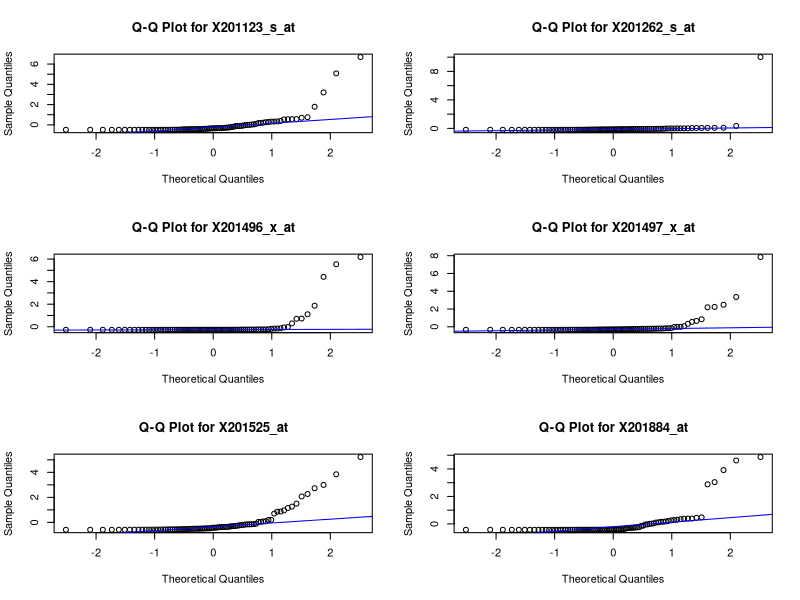
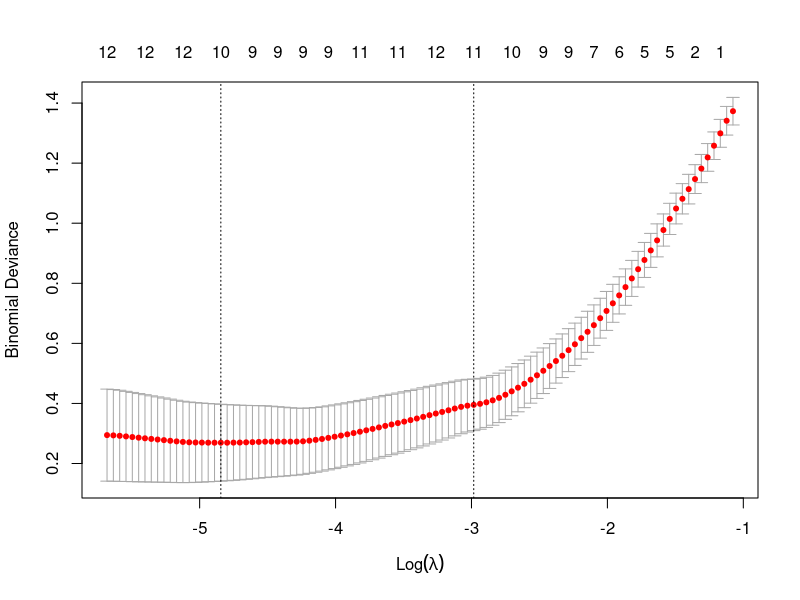
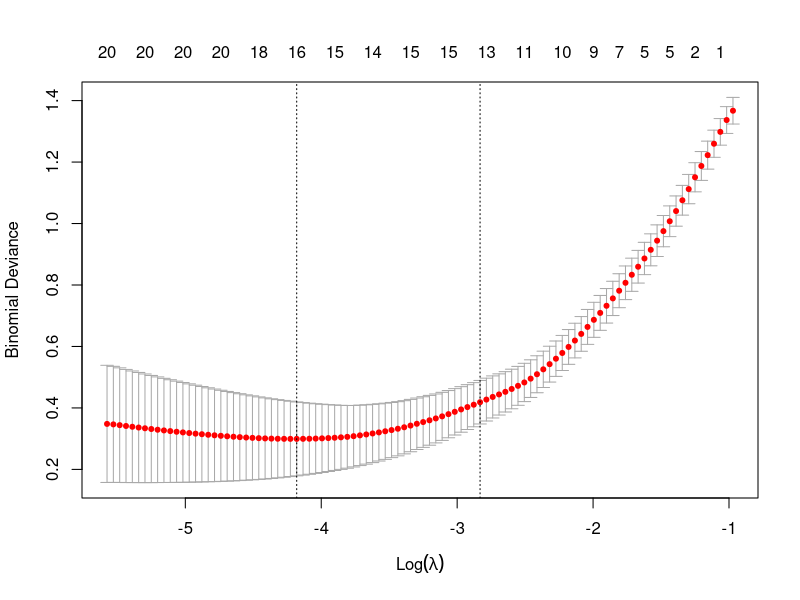
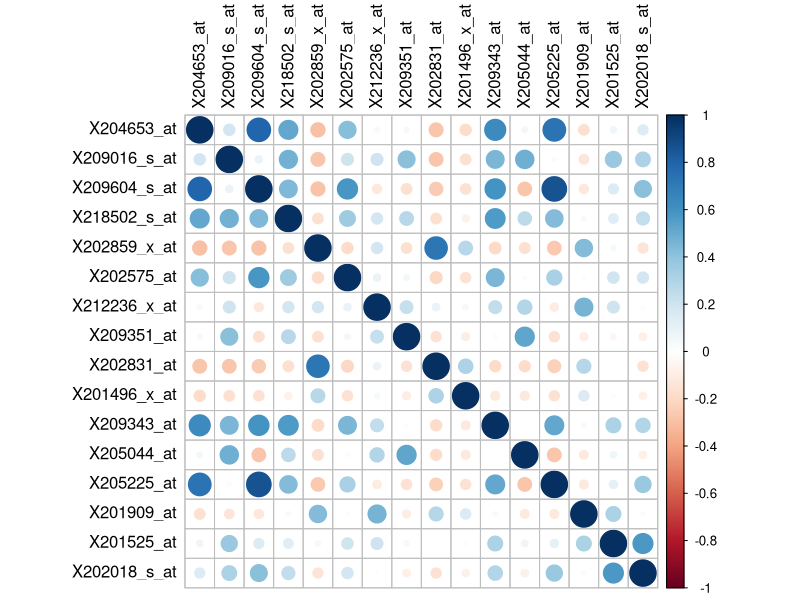
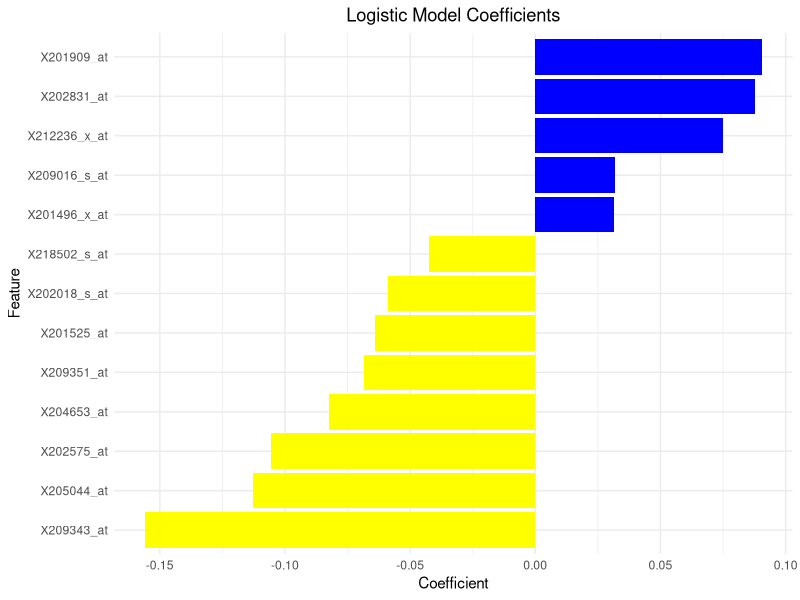

Source code (R) for these figures, in order:

#install.packages("MASS")

library(tidyverse)
library(caret)
library(glmnet)
library(pROC)
library(corrplot)
library(MASS)
library(ggplot2)

#================= Setting Working Directory and seed =================#
setwd("C://Users//surya//Desktop//Karan//Sem2//AppliedStatisticalModelling//FinalAssignment//HelperCode")
getwd()
set.seed(111)

#================= Read data =================#
data <- read.csv("chowdary.csv")
data <- data[, -1]

print(summary(data))


#================= Checking Null/Missing data =================#
missing_values <- sum(is.na(data))
cat("\n\nMissing values :", missing_values)


#================= Scaling all numeric columns in data =================#
numeric_columns <- data %>% select_if(is.numeric) %>% names()
data_normalized <- data %>% mutate(across(all_of(numeric_columns), scale))


#================= Modifyng predicted variable(tumour) in data =================#
#================= if tumour == B -> then tumour = 0 =================#
#================= if tumour == C -> then tumour = 1 =================#
data_normalized$tumour <- ifelse(data_normalized$tumour == "B", 0, 1)
print(head(data_normalized))


#================= Splitting data into Train and Test set =================#
train_index <- createDataPartition(data_normalized$tumour, p = 0.8, list = FALSE)

train_data <- data_normalized[train_index, ]
test_data <- data_normalized[-train_index, ]


#================= Separating features and predicted variable in Train data =================#
x_train <- model.matrix(tumour ~ ., data = train_data)[,-1]
y_train <- train_data$tumour


#================= Separating features and predicted variable in Test data =================#
x_test <- model.matrix(tumour ~ ., data = test_data)[,-1]
y_test <- test_data$tumour


#=======================================================#
#================= Normalization Tests =================#
#=======================================================#


#================= Shapiro-Wilk test on numeric columns =================#
shapiro_results <- sapply(train_data[, numeric_columns], function(x) shapiro.test(x)$p.value)

print(shapiro_results)

#================= Check variables do not follow a normal distribution =================#
cat("\n\nTotal Features to be tested for normal distribution:", ncol(train_data[, numeric_columns]))

non_normal_vars <- names(shapiro_results)[shapiro_results < 0.05]
cat("\n\nVariables that do not follow a normal distribution are: ", length(non_normal_vars))

#================= Q-Q plots for non-normal variables =================#
num_qq_plots <- 6
selected_non_normal_vars <- non_normal_vars[1:num_qq_plots]

par(mfrow = c(3, 2))

for (var in selected_non_normal_vars) {
  qqnorm(train_data[[var]], main = paste("Q-Q Plot for", var))
  qqline(train_data[[var]], col = "blue")
}


#=====================================================#
#================= Feature Selection =================#
#=====================================================#


#================= Lasso Regression =================#
cvfit_lasso <- cv.glmnet(x_train, y_train, alpha = 1, family = "binomial", nfolds = 10)

#================= Plot the cross-validation results for Lasso Regression =================#
par(mfrow = c(1, 1))
plot(cvfit_lasso)


#================= Compute Lasso model using Tuned Hyper-parameter =================#
best_lambda_lasso <- cvfit_lasso$lambda.min

cat("\n\nBest lambda for Lasso Model:", best_lambda_lasso)
model_lasso <- glmnet(x_train, y_train, family = "binomial", alpha = 1, lambda = best_lambda_lasso)


#================= Extract coefficients from the Lasso model =================#
coefficients_lasso <- coef(model_lasso) 
coefficients_lasso <- coefficients_lasso[-1, ]
coefficients_lasso <- coefficients_lasso[order(abs(coefficients_lasso), decreasing = TRUE)]

selected_features_lasso <- coefficients_lasso != 0
selected_coefficients_lasso <- coefficients_lasso[selected_features_lasso]
selected_feature_names_lasso <- names(selected_coefficients_lasso)

cat("\n\nNumber of features selected using Lasso Regression:", sum(coefficients_lasso != 0)) 
cat("\n\nFeatures selected using Lasso Regression: \n")
print(matrix(selected_feature_names_lasso, ncol=1))


#================= Elastic-Net Regression =================#
cvfit_en <- cv.glmnet(x_train, y_train, alpha = 0.9, family = "binomial", nfolds = 10)

#================= Plot the cross-validation results for Elastic-Net Regression =================#
par(mfrow = c(1, 1))
plot(cvfit_en)

#================= Compute Elastic-Net model using Tuned Hyper-parameter =================#
best_lambda_en <- cvfit_en$lambda.min

cat("\n\nBest lambda for Elastic-Net Model:", best_lambda_en)
model_en <- glmnet(x_train, y_train, family = "binomial", alpha = 0.9, lambda = best_lambda_en)


#================= Extract coefficients from the Elastic-Net model =================#
coefficients_en <- coef(model_en) 
coefficients_en <- coefficients_en[-1, ]
coefficients_en <- coefficients_en[order(abs(coefficients_en), decreasing = TRUE)]

selected_features_en <- coefficients_en != 0
selected_coefficients_en <- coefficients_en[selected_features_en]
selected_feature_names_en <- names(selected_coefficients_en)

cat("\n\nNumber of features selected using Elastic-Net Regression:", sum(coefficients_en != 0)) 
cat("\n\nFeatures selected using Elastic-Net Regression: \n")
print(matrix(selected_feature_names_en, ncol=1))



#=====================================================#
#================= Final Model =================#
#=====================================================#

#================= Select Intersection of Features =================#
final_feature_set <- union(selected_feature_names_lasso, selected_feature_names_en)
cat("\n\nNumber of features selected using Feature Selection:", length(final_feature_set)) 
cat("\n\nFeatures selected using Feature Selection: \n")
print(matrix(final_feature_set, ncol=1))



#================= Co-relation Plot for Final Features =================#
train_data_final_features <- train_data[, unique(c("tumour", final_feature_set))]
test_data_final_features <- test_data[, unique(c("tumour", final_feature_set))]

cor_matrix <- cor(train_data_final_features[, !names(train_data_final_features) %in% c("tumour")])
corrplot(cor_matrix, method = "circle", type = "full", tl.col = "black")

# find indices of highly correlated variables
high_cor_idx <- findCorrelation(abs(cor_matrix), cutoff = 0.7)

# extract names of highly correlated variables
high_cor_vars <- names(train_data_final_features)[-1][high_cor_idx]

# print names of highly correlated variables
print(high_cor_vars)

#================= Train Logistic Regression model using Final Features =================#
train_data_final_features <- train_data_final_features[, !names(train_data_final_features) %in% high_cor_vars]
test_data_final_features <- test_data_final_features[, !names(test_data_final_features) %in% high_cor_vars]


logistic_regression_model <- glm(tumour ~ ., data = train_data_final_features)

print(summary(logistic_regression_model))



#================= Evaluate Logistic Regression model =================#
predictions <- predict(logistic_regression_model, newdata = test_data_final_features, type = "response")
predicted_classes <- ifelse(predictions > 0.5, 1, 0)

confusion_matrix <- table(predicted_classes, test_data_final_features$tumour)
accuracy <- sum(diag(confusion_matrix)) / sum(confusion_matrix)
precision <- confusion_matrix[2, 2] / sum(confusion_matrix[, 2])
recall <- confusion_matrix[2, 2] / sum(confusion_matrix[2, ])
f1_score <- 2 * precision * recall / (precision + recall)


cat("Accuracy:", accuracy, "\n")
cat("Precision:", precision, "\n")
cat("Recall:", recall, "\n")
cat("F1 score:", f1_score, "\n")
cat("Confusion Matrix:\n")
print(confusion_matrix)


#================= Plots for Logistic Regression model =================#

logistic_regression_coefficients <- summary(logistic_regression_model)$coefficients[-1, 1]
coefficients_df <- data.frame(
  Feature = names(logistic_regression_coefficients),
  Coefficient = as.numeric(logistic_regression_coefficients)
)


# Create a bar graph for the coefficients
ggplot(coefficients_df, aes(x = reorder(Feature, Coefficient), y = Coefficient)) +
  geom_bar(stat = "identity", fill = ifelse(coefficients_df$Coefficient > 0, "blue", "yellow")) +
  coord_flip() +
  theme_minimal() +
  labs(x = "Feature", y = "Coefficient", title = "Logistic Model Coefficients") +
  theme(plot.title = element_text(hjust = 0.5))


